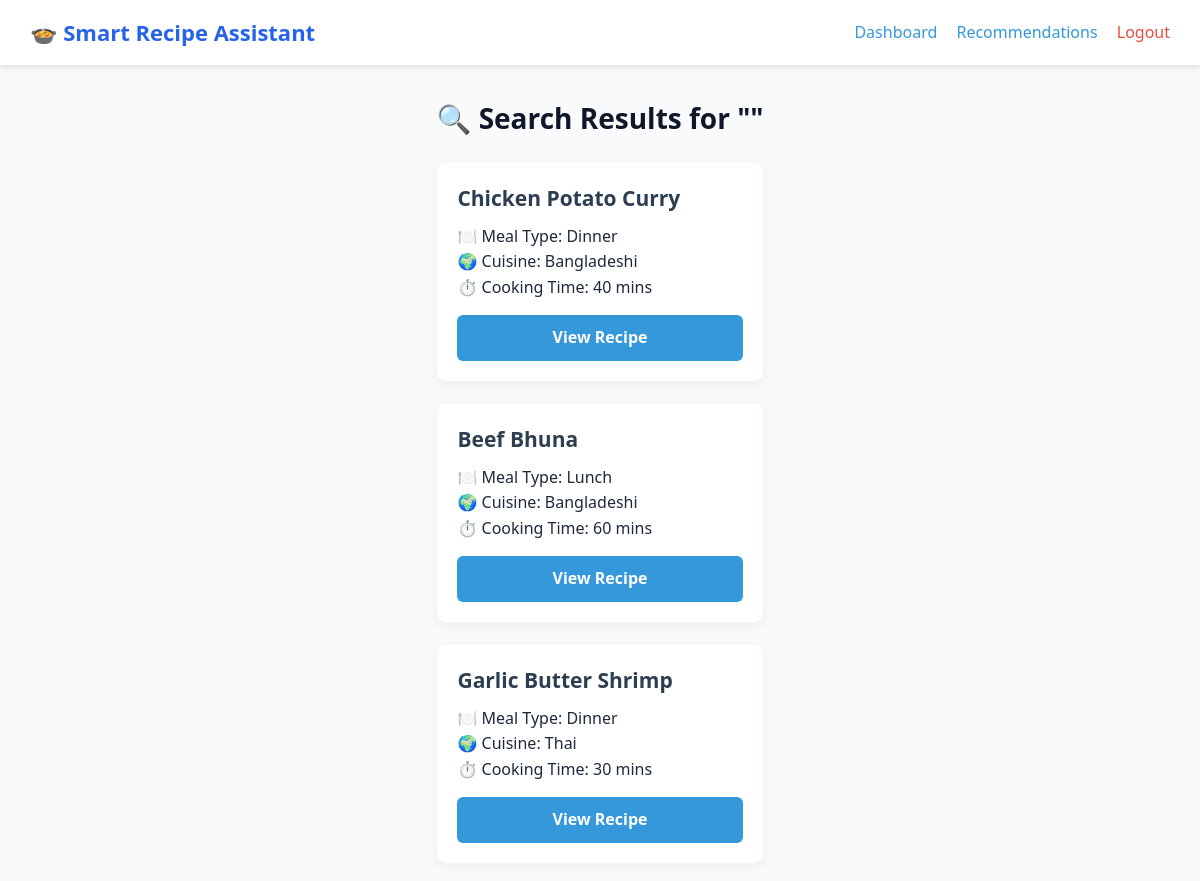
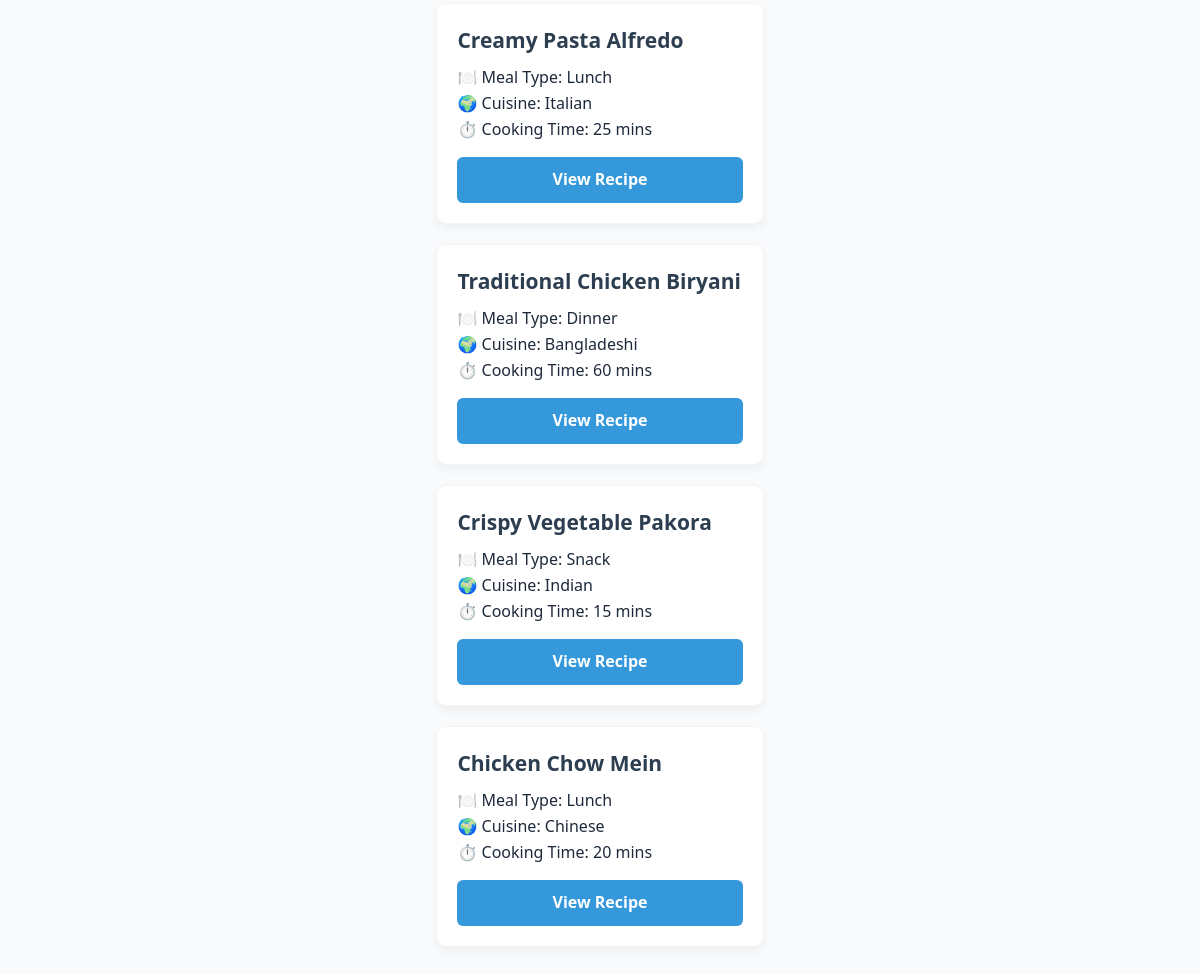
Page /search (signed in) on the committed database (2 pictures, top to bottom).
### tables this page shows
CREATE TABLE Recipes (
    RecipeID INTEGER PRIMARY KEY AUTOINCREMENT,
    UserID INTEGER NOT NULL,
    MealTypeID INTEGER NOT NULL,
    CuisineID INTEGER NOT NULL,
    Title TEXT NOT NULL,
    Description TEXT,
    CookingTime INTEGER NOT NULL
        CHECK (CookingTime > 0),
    Difficulty TEXT NOT NULL
        CHECK (
            Difficulty IN (
                'Easy',
                'Medium',
                'Hard'
            )
        ),
    SpiceLevel TEXT DEFAULT 'Medium'
        CHECK (
            SpiceLevel IN (
                'Mild',
                'Medium',
                'Spicy'
            )
        ),
    DietType TEXT DEFAULT 'Regular'
        CHECK (
            DietType IN (
                'Regular',
                'Vegetarian',
                'Vegan',
                'Low Calorie',
                'High Protein',
                'Gluten Free'
            )
        ),
    Instructions TEXT NOT NULL,
    ImageURL TEXT,
    CreatedAt TIMESTAMP DEFAULT CURRENT_TIMESTAMP,

    FOREIGN KEY (UserID)
        REFERENCES Users(UserID)
        ON DELETE CASCADE,
    FOREIGN KEY (MealTypeID)
        REFERENCES Meal_Types(MealTypeID)
        ON DELETE RESTRICT,
    FOREIGN KEY (CuisineID)
        REFERENCES Cuisines(CuisineID)
        ON DELETE RESTRICT
);

CREATE TABLE Meal_Types (
    MealTypeID INTEGER PRIMARY KEY AUTOINCREMENT,
    Name TEXT NOT NULL UNIQUE
);

CREATE TABLE Cuisines (
    CuisineID INTEGER PRIMARY KEY AUTOINCREMENT,
    Name TEXT NOT NULL UNIQUE
);

### app.py (the view)
@app.route('/search')
def search():
    if 'user_id' not in session:
        return redirect(url_for('login'))
    query = request.args.get('query', '').strip()
    user_id = session['user_id']
    connection = get_db_connection()
    if query:
        connection.execute(
            "INSERT INTO Search_History (UserID, SearchText) VALUES (?, ?)",
            (user_id, query)
        )
        connection.commit()
    recipes = connection.execute(
        """
        SELECT Recipes.*, Meal_Types.Name AS MealType, Cuisines.Name AS Cuisine
        FROM Recipes
        LEFT JOIN Meal_Types ON Recipes.MealTypeID = Meal_Types.MealTypeID
        LEFT JOIN Cuisines ON Recipes.CuisineID = Cuisines.CuisineID
        WHERE LOWER(Recipes.Title) LIKE LOWER(?)
        """,
        (f'%{query}%',)
    ).fetchall()
    connection.close()
    return render_template('search.html', recipes=recipes, query=query)

### database.py (called while the page is built)
def get_db_connection():
    connection = sqlite3.connect(DATABASE)
    connection.row_factory = sqlite3.Row
    connection.execute("PRAGMA foreign_keys = ON")
    return connection

### templates/search.html (shortened to what this page needs)
<!DOCTYPE html>
<html lang="en">
<head>
    <link rel="stylesheet" href="{{ url_for('static', filename='css/style.css') }}">
</head>
<body>
    <nav class="navbar" style="display: flex; justify-content: space-between; align-items: center; padding: 15px 30px; background-color: #ffffff; box-shadow: 0 2px 5px rgba(0,0,0,0.1);">
        <h2 style="margin: 0;">🍲 Smart Recipe Assistant</h2>
        <div class="navbar-links">
            <a href="{{ url_for('dashboard') }}" style="margin-left: 15px; text-decoration: none; color: #3498db; font-weight: 500;">Dashboard</a>
            <a href="{{ url_for('recommendations') }}" style="margin-left: 15px; text-decoration: none; color: #3498db; font-weight: 500;">Recommendations</a>
            <a href="{{ url_for('logout') }}" style="margin-left: 15px; text-decoration: none; color: #e74c3c; font-weight: 500;">Logout</a>
        </div>
    </nav>
    <div class="search-container">
        <h1>🔍 Search Results for "{{ query }}"</h1>
        {% if recipes %}
            <div class="recipe-grid">
                {% for recipe in recipes %}
                    <div class="recipe-card">
                        <div>
                            <h3>{{ recipe.Title }}</h3>
                            <p>🍽️ Meal Type: {{ recipe.MealType if recipe.MealType else 'N/A' }}</p>
                            <p>🌍 Cuisine: {{ recipe.Cuisine if recipe.Cuisine else 'N/A' }}</p>
                            <p>⏱️ Cooking Time: {{ recipe.CookingTime }} mins</p>
                        </div>
                        <a href="{{ url_for('recipe_detail', recipe_id=recipe.RecipeID) }}">View Recipe</a>
                    </div>
                {% endfor %}
            </div>
        {% endif %}
    </div>
</body>
</html>

### static/css/style.css (style rules this page uses)
* { margin: 0; padding: 0; box-sizing: border-box; }
html { scroll-behavior: smooth; }
body { font-family: 'Segoe UI', -apple-system, BlinkMacSystemFont, Roboto, Helvetica, Arial, sans-serif; background-color: #f8fafc; color: #1e293b; line-height: 1.6; display: flex; flex-direction: column; min-height: 100vh; }
a { text-decoration: none; color: inherit; }
.navbar { background-color: #ffffff; border-bottom: 1px solid #e2e8f0; position: sticky; top: 0; z-index: 1000; box-shadow: 0 2px 10px rgba(0, 0, 0, 0.03); padding: 12px 5%; display: flex; align-items: center; justify-content: space-between; flex-wrap: wrap; gap: 15px; }
.navbar h2 { font-size: 22px; font-weight: 700; color: #2563eb; margin: 0; }
h1 { font-size: 28px; color: #0f172a; margin-bottom: 10px; }
h2 { font-size: 22px; color: #1e293b; margin-bottom: 12px; }
h3 { font-size: 18px; color: #334155; margin-bottom: 8px; }
.recipe-grid { display: grid; grid-template-columns: repeat(auto-fill, minmax(280px, 1fr)); gap: 22px; margin-top: 20px; }
.recipe-card { background: #ffffff; border-radius: 12px; overflow: hidden; border: 1px solid #e2e8f0; box-shadow: 0 4px 12px rgba(0, 0, 0, 0.04); transition: transform 0.2s ease; display: flex; flex-direction: column; }
.recipe-card { display: flex; flex-direction: column; background: white; border-radius: 15px; overflow: hidden; border: 1px solid #e5e7eb; box-shadow: 0 5px 18px rgba(0, 0, 0, 0.06); transition: transform 0.2s, box-shadow 0.2s; }
.recipe-card h3 { font-size: 21px; margin-bottom: 8px; }
.recipe-grid { display: grid; grid-template-columns: repeat(auto-fill, minmax(280px, 1fr)); gap: 1.5rem; }
.recipe-card { background: #ffffff; border-radius: 12px; overflow: hidden; box-shadow: 0 4px 12px rgba(0, 0, 0, 0.06); display: flex; flex-direction: column; border: 1px solid #f3f4f6; transition: transform 0.2s ease, box-shadow 0.2s ease; }

### templates/search.html (style rules this page uses)
.search-container { max-width: 1200px; margin: 30px auto; padding: 0 20px; }
.recipe-grid { display: grid; grid-template-columns: repeat(auto-fit, minmax(280px, 1fr)); gap: 20px; margin-top: 20px; }
.recipe-card { background: #ffffff; padding: 20px; border-radius: 10px; box-shadow: 0 4px 10px rgba(0,0,0,0.05); display: flex; flex-direction: column; justify-content: space-between; }
.recipe-card h3 { margin-top: 0; color: #2c3e50; }
.recipe-card a { display: inline-block; margin-top: 15px; padding: 10px; background-color: #3498db; color: white; text-align: center; text-decoration: none; border-radius: 6px; font-weight: bold; }

### rows in the picture
Recipes: Title "Chicken Potato Curry", Name "Dinner", Name "Bangladeshi", CookingTime "40"
Recipes: Title "Beef Bhuna", Name "Lunch", Name "Bangladeshi", CookingTime "60"
Recipes: Title "Garlic Butter Shrimp", Name "Dinner", Name "Thai", CookingTime "30"
Recipes: Title "Creamy Pasta Alfredo", Name "Lunch", Name "Italian", CookingTime "25"
Recipes: Title "Traditional Chicken Biryani", Name "Dinner", Name "Bangladeshi", CookingTime "60"
Recipes: Title "Crispy Vegetable Pakora", Name "Snack", Name "Indian", CookingTime "15"
Recipes: Title "Chicken Chow Mein", Name "Lunch", Name "Chinese", CookingTime "20"
